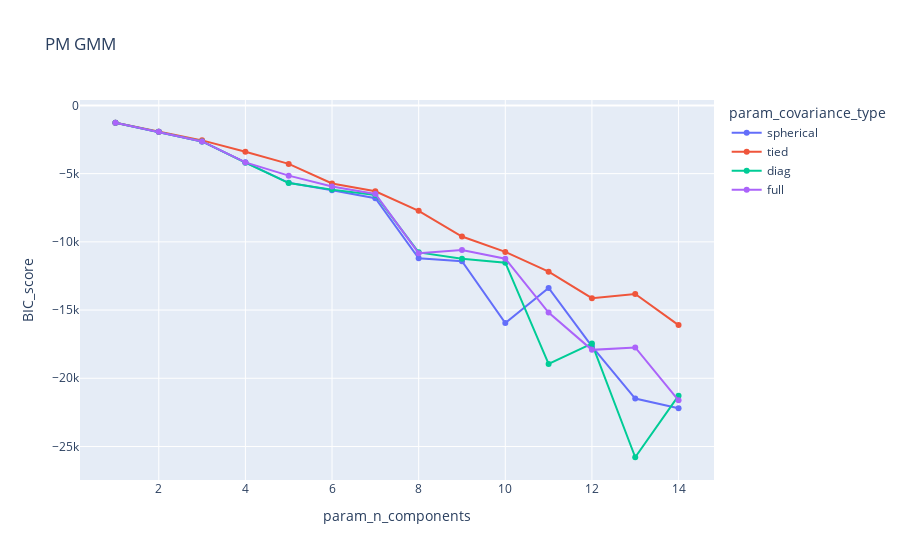

Here is the notebook cell this chart was saved with:
### Code cell
fig = px.line(df_pm_gmm, x='param_n_components', color='param_covariance_type', y='BIC_score', title='PM GMM', markers=True)
fig.show()

### Figure 1 — Plotly figure (JSON) as saved in the notebook; plotly's stock layout.template omitted (floating-point values rounded to 4 significant figures)
{"data": [{"hovertemplate": "param_covariance_type=spherical<br>param_n_components=%{x}<br>BIC_score=%{y}<extra></extra>", "legendgroup": "spherical", "line": {"color": "#636efa", "dash": "solid"}, "marker": {"symbol": "circle"}, "mode": "markers+lines", "name": "spherical", "orientation": "v", "showlegend": true, "type": "scatter", "x": [1, 2, 3, 4, 5, 6, 7, 8, 9, 10, 11, 12, 13, 14], "xaxis": "x", "y": [-1269.0, -1931.0, -2639.0, -4174.0, -5672.0, -6214.0, -6802.0, -11200.0, -11410.0, -15950.0, -13380.0, -17660.0, -21490.0, -22200.0], "yaxis": "y"}, {"hovertemplate": "param_covariance_type=tied<br>param_n_components=%{x}<br>BIC_score=%{y}<extra></extra>", "legendgroup": "tied", "line": {"color": "#EF553B", "dash": "solid"}, "marker": {"symbol": "circle"}, "mode": "markers+lines", "name": "tied", "orientation": "v", "showlegend": true, "type": "scatter", "x": [1, 2, 3, 4, 5, 6, 7, 8, 9, 10, 11, 12, 13, 14], "xaxis": "x", "y": [-1269.0, -1928.0, -2561.0, -3394.0, -4285.0, -5722.0, -6295.0, -7722.0, -9607.0, -10740.0, -12190.0, -14120.0, -13820.0, -16100.0], "yaxis": "y"}, {"hovertemplate": "param_covariance_type=diag<br>param_n_components=%{x}<br>BIC_score=%{y}<extra></extra>", "legendgroup": "diag", "line": {"color": "#00cc96", "dash": "solid"}, "marker": {"symbol": "circle"}, "mode": "markers+lines", "name": "diag", "orientation": "v", "showlegend": true, "type": "scatter", "x": [1, 2, 3, 4, 5, 6, 7, 8, 9, 10, 11, 12, 13, 14], "xaxis": "x", "y": [-1269.0, -1931.0, -2638.0, -4193.0, -5691.0, -6171.0, -6559.0, -10770.0, -11230.0, -11530.0, -18950.0, -17460.0, -25790.0, -21270.0], "yaxis": "y"}, {"hovertemplate": "param_covariance_type=full<br>param_n_components=%{x}<br>BIC_score=%{y}<extra></extra>", "legendgroup": "full", "line": {"color": "#ab63fa", "dash": "solid"}, "marker": {"symbol": "circle"}, "mode": "markers+lines", "name": "full", "orientation": "v", "showlegend": true, "type": "scatter", "x": [1, 2, 3, 4, 5, 6, 7, 8, 9, 10, 11, 12, 13, 14], "xaxis": "x", "y": [-1269.0, -1930.0, -2638.0, -4175.0, -5147.0, -5944.0, -6494.0, -10830.0, -10590.0, -11230.0, -15180.0, -17920.0, -17740.0, -21620.0], "yaxis": "y"}], "layout": {"legend": {"title": {"text": "param_covariance_type"}, "tracegroupgap": 0}, "title": {"text": "PM GMM"}, "xaxis": {"anchor": "y", "domain": [0, 1], "title": {"text": "param_n_components"}}, "yaxis": {"anchor": "x", "domain": [0, 1], "title": {"text": "BIC_score"}}}}
